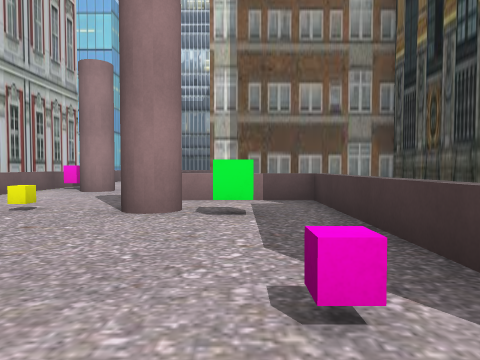
View 1 (above)

18 first-person views from a walk through a Unity game level. The camera is 1.2 m above the floor, tilts 2° down and sees 70° across. The floor is counted in squares, 2 m on a side. Each view is taken from the middle of a square. On the plan, view 1 faces up. The plan holds only what a view shows up to about 10 squares ahead; the rest is blank. The place goes on beyond the plan. Some surface patterns are stand-ins.

View 2
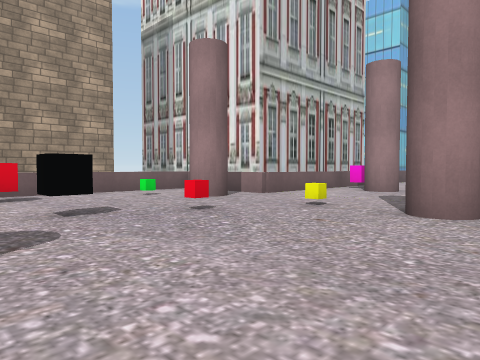

View 3
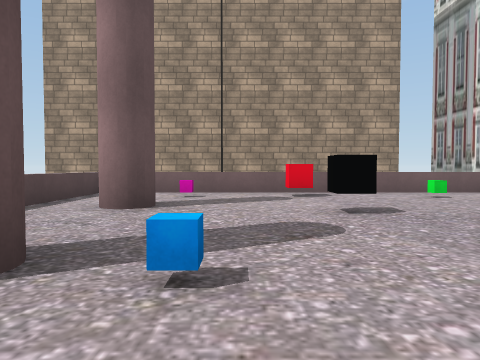

View 4
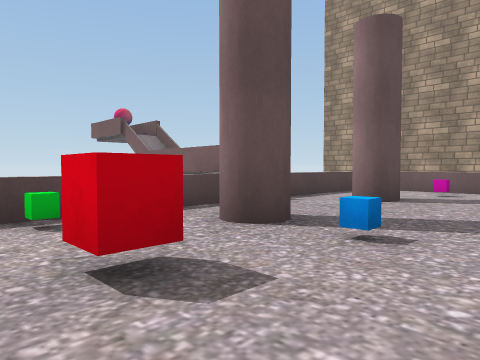

View 5
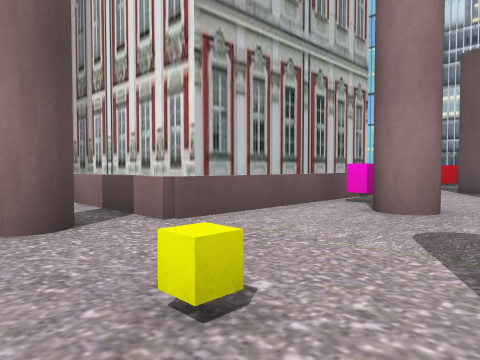

View 6
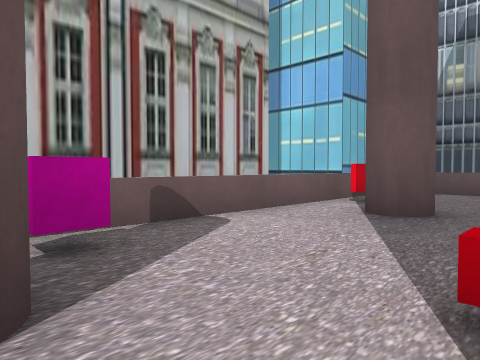

View 7
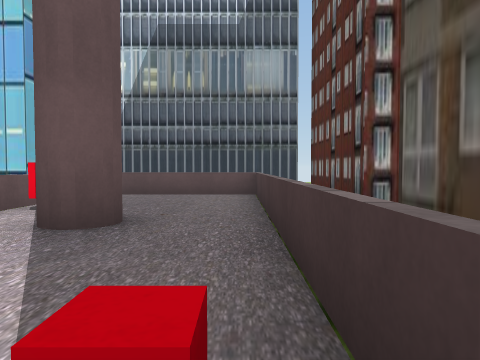

View 8
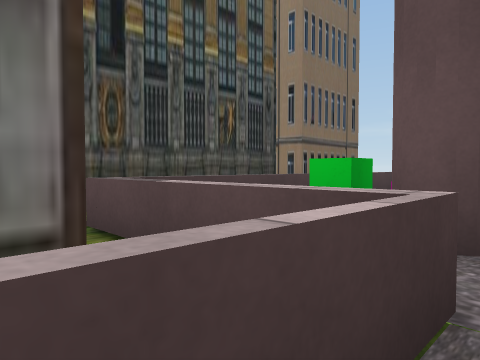

View 9
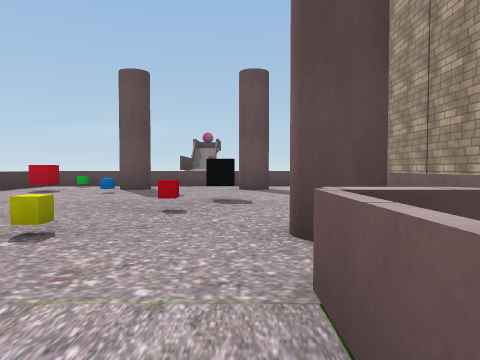

View 10
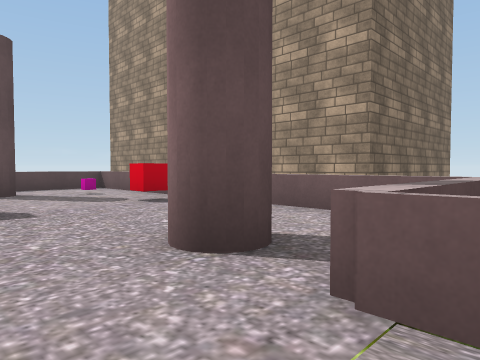

View 11
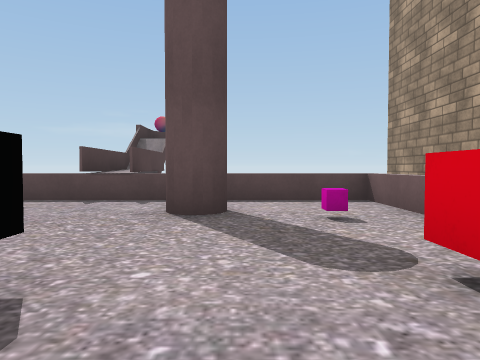

View 12
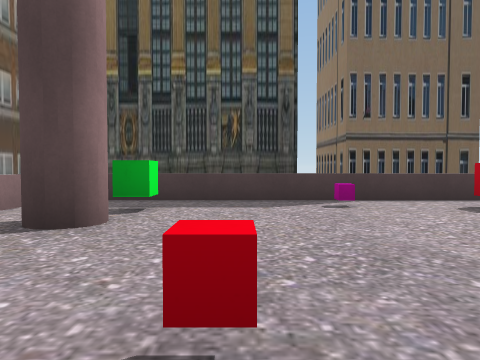

View 13
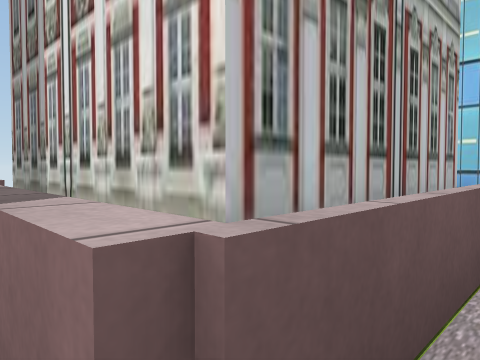

View 14
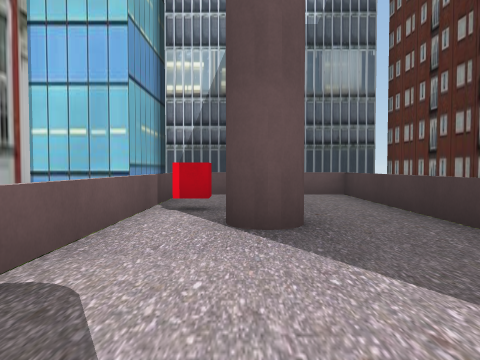

View 15
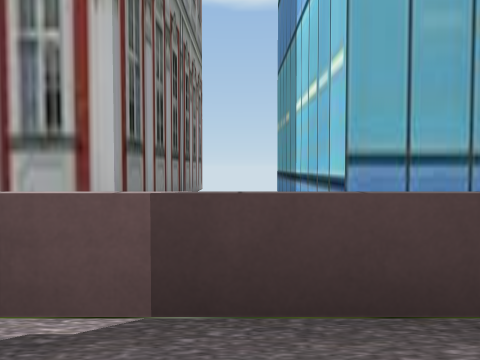

View 16
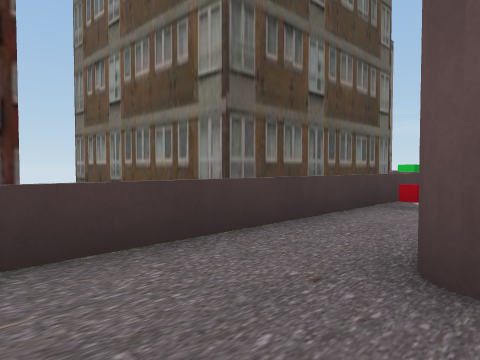

View 17
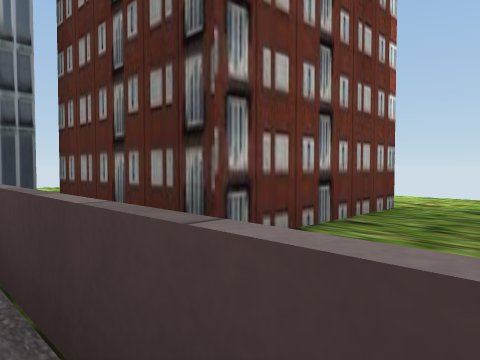

View 18
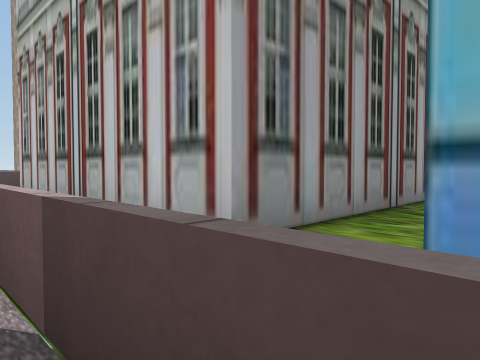

### Floor plan
Key: @ floor where view 1 was taken; # wall or solid block; . floor; = window, fence, low wall or low ledge; ^ raised ledge; C pink cube; Y yellow cube; G green cube; R red cube; B black cube; L blue cube.
Columns run from 11 left of view 1 to 4 right of it. Each row starts with its distance up from view 1.
 19      #######
 18      #^^^^ #
 17  #####.... #
 16  ....=.... #
 15 ##### R....#####
 14     # .#..=....
 13     # ....######
 12     #.....#
 11     #....R#
 10     #.C...#
  9     # .#..#
  8 ##### ....#####
  7      =.....####
  6   ............#
  5   ...#..Y.#G..#
  4 ## .G.........#
  3  # ....R......#
  2  # ...B.......#
  1  # .R......C.
  0  # ......L.@. ##
 -1  # .C......R. #
 -2  # ...#..#... #
 -3  # ....... G  #
 -4  #     ^^
 -5  #     ^^
 -6  #     ^^

Positions as (right, up) in squares from view 1, and headings:
1: (0, 0), facing up
2: (0, 0), facing up-left
3: (0, 0), facing left
4: (1, 1), facing down-left
5: (-2, 4), facing up-left
6: (-2, 9), facing up-left
7: (-2, 10), facing up
8: (-2, 8), facing down-right
9: (-5, 8), facing down
10: (-4, 7), facing down-left
11: (-6, 3), facing down
12: (-5, 3), facing right
13: (-5, 6), facing up-left
14: (-4, 10), facing up
15: (-4, 16), facing left
16: (-4, 16), facing down-right
17: (-2, 13), facing up-right
18: (-5, 17), facing down-left
